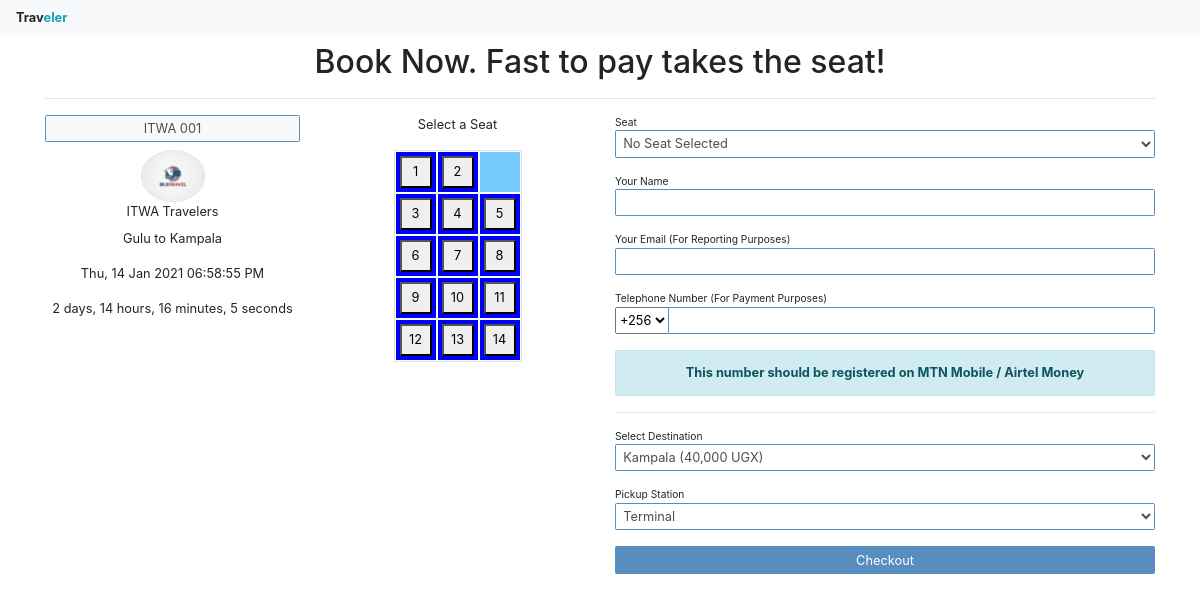
Page /bus/1/passenger on the earlier database version.
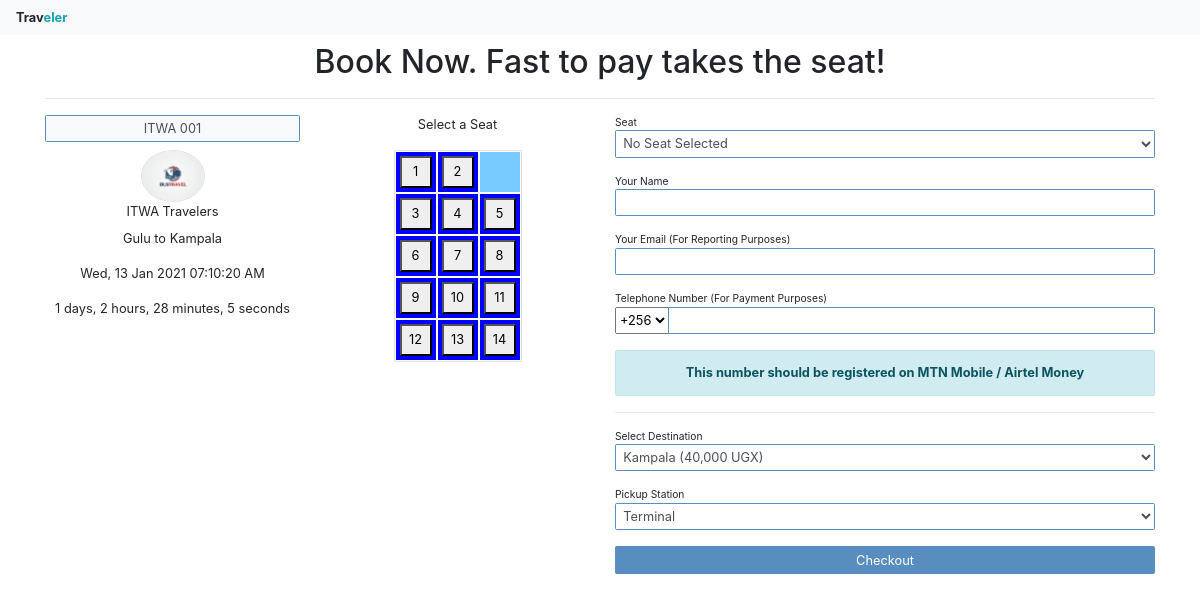
Same page on the later database version.
### app/models/models.py (models this page shows, shortened)
class Bus(db.Model):
    id = db.Column(db.Integer, primary_key=True)
    number = db.Column(db.String(16))
    columns = db.Column(db.Integer)
    rows = db.Column(db.Integer)
    broadcast = db.Column(db.Boolean)
    departure_time = db.Column(db.DateTime)
    schedule_cancelled_reason = db.Column(db.String(1024))
    booking_deadline = db.Column(db.DateTime)
    free_bus_time = db.Column(db.DateTime)
    branch_id = db.Column(db.Integer, db.ForeignKey("branch.id"))
    company_id = db.Column(db.Integer, db.ForeignKey("company.id"))
    status_id = db.Column(db.Integer, db.ForeignKey("status.id"))
    journey_id = db.Column(db.Integer, db.ForeignKey("journey.id"))
    grids = db.relationship("Grid", backref="bus", cascade="delete", lazy="dynamic")
    bookings = db.relationship("Booking", backref="bus")
    payments = db.relationship("Payment", backref="bus")
    def grids_dict(self):
        grids = [grid.grid_dict() for grid in self.grids]
        return json.dumps(grids).replace('"', '')

class Company(db.Model):
    id = db.Column(db.Integer, primary_key=True)
    name = db.Column(db.String(64))
    logo = db.Column(db.String(64))
    branches = db.relationship("Branch", backref="company")
    buses = db.relationship("Bus", backref="company")
    statuses = db.relationship("Status", backref="company")
    payments = db.relationship("Payment", backref="company")
    def __str__(self):
        return self.name

class Journey(db.Model):
    id = db.Column(db.Integer, primary_key=True)
    from_ = db.Column(db.String(64))
    to = db.Column(db.String(64))
    distance = db.Column(db.Float)
    duration = db.Column(db.Float)
    branch_id = db.Column(db.Integer, db.ForeignKey("branch.id"))
    buses = db.relationship("Bus", backref="journey")
    pickups = db.relationship("Pickup", backref="journey")
    pricings = db.relationship("Pricing", backref="journey")
    payments = db.relationship("Payment", backref="journey")
    def __str__(self):
        return f"{self.from_} to {self.to}"

### app/WEB/views/bus.py (the view)
@bus_bp.route("/<int:bus_id>/passenger", methods=["GET"])
def get_passenger_bus(bus_id):
	bus = Bus.query.get(bus_id)
	create_passenger_booking_form_data = None
	if current_user.is_authenticated:
		passenger = current_user.profile
		create_passenger_booking_form_data = CreatePassengerBookingFormData(passenger)
	create_passenger_booking_form = CreatePassengerBookingForm(obj=create_passenger_booking_form_data, bus=bus)
	return render_template("bus/passenger-bus.html", bus=bus, create_passenger_booking_form=create_passenger_booking_form)

### app/WEB/context_processors.py (called while the page is built)
@app.context_processor
def application():
	return  {
		"HOST": app.config.get("HOST_ADDRESS")
	}

@app.context_processor
def company():
	context = dict()
	if current_user.is_authenticated:
		context["profile"] = current_user.profile
		branch = current_user.profile.branch
		if branch:
			context["branch"] = branch
			context["company"] = branch.company
	return context

### app/WEB/template_filters.py (called while the page is built)
def datetimeformat(value, format='%H:%M / %d-%m-%Y'):
	if isinstance(value, datetime):
		return value.strftime(format)

def currency(value):
	if isinstance(value, int):
		return f'{value:,} {app.config.get("DEFAULT_CURRENCY", "")}'
	return value

### app/models/models.py (called while the page is built)
    def __str__(self):
        return f"{self.stop} ({currency(self.price)})"

    def __str__(self):
        return str(self.number)

    def grid_dict(self):
        return {"id":self.id, "index":self.index, "grid_type":self.grid_type, "number":self.number, "label":self.label, "booking_id":self.booking_id,"booked":bool(self.booking)}

### app/templates/bus/passenger-bus.html (shortened to what this page needs)
{% if current_user.is_authenticated %}
	{% extends 'index/passenger-base.html' %}
{% else %}
	{% extends 'index/home-base.html' %}
{% endif %}
{% block content %}
	<div class="container">
		<h1 class="text-center pt-2">Book Now. Fast to pay takes the seat!</h1>
		<hr>
		<div class="row">
			<div class="col-md-6">
				<div class="row" align="center">
					<div class="col">
						<h3 class="form-control bg-light">{{ bus.number }}</h3>
						<div>
							<img class="img-fluid rounded-circle img-thumbnail p-0" style="width: 4rem;" src="{{url_for('company.get_company_logo', logoname=bus.company.logo)}}" />
						</div>
						<label>{{bus.company}}</label>
						<p>{{bus.journey}}</p>
						<p>{{bus.departure_time|datetimeformat('%a, %d %b %Y %r')}}</p>
						<p id="bookingCountDown" data-stop-time="{{bus.booking_deadline|datetimeformat('%Y-%m-%d %H:%M')}}"></p>
					</div>
					<div class="col">
						<p>Select a Seat</p>
						<div id="grid" class="grid border"></div>
					</div>
				</div>
			</div>
			<div class="col-md-6">
				<form action="{{ url_for('payment.create_payment_checkout', bus_id=bus.id) }}" method="POST">
					{% include 'booking/create-passenger-booking.html' %}
					<div>
			        	<button class="btn btn-block btn-primary">Checkout</button>
			        </div>
				</form>
			</div>
		</div>
	</div>
{% endblock %}

### app/templates/index/home-base.html (shortened to what this page needs)
{% extends 'base.html' %}
{% block body %}
<div class="container-fluid p-0">
	<div class="nav navbar navbar-light bg-light">
		<strong>Trav<span class="text-info">eler</span></strong>
	</div>
	{% block content %}
	{% endblock %}
</div>
{% endblock %}

### app/templates/base.html (shortened to what this page needs)
<html>
	<head>
		<link rel="stylesheet" type="text/css" href="{{ url_for('static', filename='css/bootstrap.min.css') }}">
		<link rel="stylesheet" type="text/css" href="{{ url_for('static', filename='css/cropper.min.css') }}">
		<link rel="stylesheet" type="text/css" href="{{ url_for('static', filename='css/tempusdominus-bootstrap-4.min.css') }}">
		<link rel="stylesheet" type="text/css" href="{{ url_for('static', filename='css/style.css') }}">
		<link rel="stylesheet" type="text/css" href="{{ url_for('static', filename='css/font-awesome.min.css') }}">
	</head>
	<body>
		{% block body %}
		{% endblock %}
	</body>
</html>

### app/templates/booking/create-passenger-booking.html (shortened to what this page needs)
{% from 'helpers.html' import render_string_field, render_telephone_field %}
<div>
    {{ render_string_field(create_passenger_booking_form.grid_id) }}
    {{ render_string_field(create_passenger_booking_form.passenger_name) }}
    {{ render_string_field(create_passenger_booking_form.passenger_email) }}
    {{ render_telephone_field(create_passenger_booking_form.passenger_telephone, code_field=create_passenger_booking_form.telephone_code) }}
    <div class="alert alert-info text-center mt-0"><strong>This number should be registered on MTN Mobile / Airtel Money</strong></div>
    <hr>
    {{ render_string_field(create_passenger_booking_form.pricing_id) }}
    {{ render_string_field(create_passenger_booking_form.pickup) }}
</div>

### app/templates/helpers.html (shortened to what this page needs)
{% macro render_string_field(field) %}
	<div class='form-group'>
		<small>{{field.label.text}}</small>
		{% if field.errors %}
			{{ field(class="form-control is-invalid", **kwargs)|safe }}
			<div class="invalid-feedback">
				{% for error in field.errors %}
					{{ error }}
				{% endfor %}
			</div>
		{% else %}
		{{ field(class="form-control", **kwargs)|safe }}
		{% endif %}
	</div>
{% endmacro %}
{% macro render_telephone_field(field, code_field=None) %}
<div class="form-group">
	<small>{{field.label.text}}</small>
	{% if field.errors %}
		{{ field(class="form-control is-invalid", **kwargs)|safe }}
		<div class="invalid-feedback">
			{% for error in field.errors %}
				{{ error }}
			{% endfor %}
		</div>
	{% else %}
	{% if code_field %}
	<div class="input-group">
		<div class="input-group-prepend">
          	{{ code_field }}
        </div>
        {% endif %}
		{{ field(class="form-control", type="number", min="1", max="999999999", **kwargs)|safe }}
		{% endif %}
	</div>
</div>
{% endmacro %}

### app/static/css/style.css (style rules this page uses)
.grid { position: relative; }

Differences in the rows shown:
changed Bus "ITWA 001": departure_time "Thu, 14 Jan 2021 06:58:55 PM" → "Wed, 13 Jan 2021 07:10:20 AM"
Other differences:
text written by a page script: "2 days, 14 hours, 16 minutes, 5 seconds" → "1 days, 2 hours, 28 minutes, 5 seconds"
